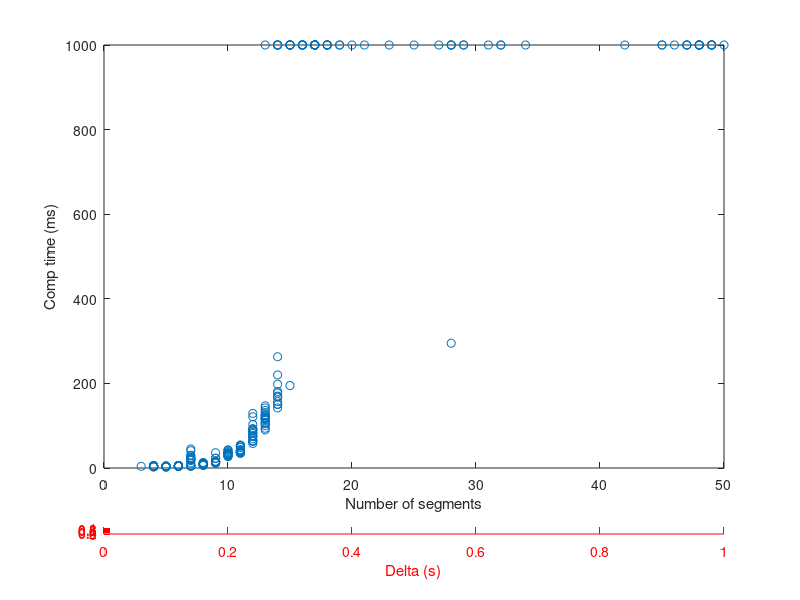

MATLAB code for this plot: (Note: this script raises an error after producing the figure.)
clc; clear; close all;
A=dlmread('example.txt');
n_pol=A(:,1);
comp_time=1000*A(:,3);
delta=A(:,2)



figure
hAX=axes;                 % first axes, save handle
pos=get(hAX,'position')   % get the position vector
pos =[  0.1300    0.1100    0.7750    0.8150];
pos1=pos(2);              % save the original bottom position
pos(2)=pos(2)+pos1; pos(4)=pos(4)-pos1;  % raise bottom/reduce height->same overall upper position
set(hAX,'position',pos)   % and resize first axes
pos(2)=pos1; pos(4)=0.01; % reset bottom to original and small height
hAX(2)=axes('position',pos,'color','none');  % and create the second

xlabel(hAX(2),'Delta (s)')
set(hAX(2),'xcolor','r','ycolor','r')

plot(n_pol, comp_time, 'o', 'Parent', hAX(1))
plot(n_pol, comp_time, 'o', 'Parent', hAX(1))
xlabel(hAX(1),'Number of segments')
ylabel(hAX(1),'Comp time (ms)')
hAX(2).XLim=[min(delta), max(delta)]

set ( gca, 'xdir', 'reverse' )